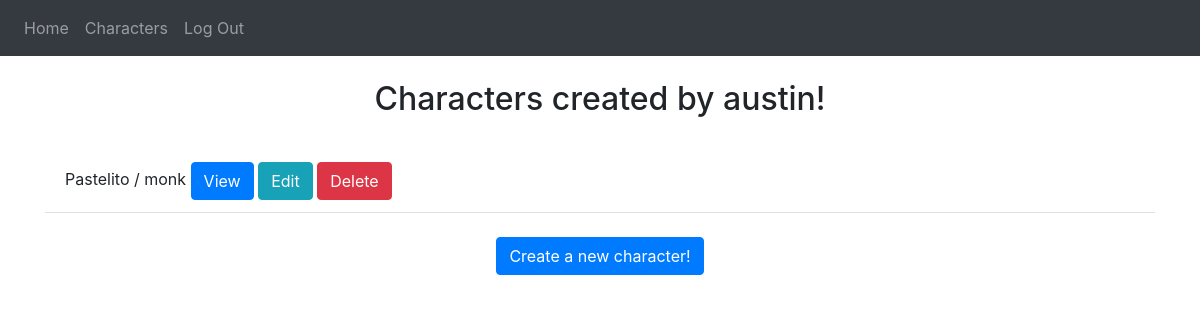
The app's page /characters/ (signed in) with its own data.
### website/models.py (models this page shows)
class User(db.Model, UserMixin):
    id = db.Column(db.Integer, primary_key=True)
    username = db.Column(db.String(50), unique=True)
    email = db.Column(db.String(150), unique=True)
    password = db.Column(db.String(40))
    characters = db.relationship('DndChar')

class DndChar(db.Model):
    id = db.Column(db.Integer, primary_key=True)
    name = db.Column(db.String(50), unique=True)
    charClass = db.Column(db.String(50))
    race = db.Column(db.String(50))
    allingment = db.Column(db.String(50))
    exp = db.Column(db.Integer)
    fuerza = db.Column(db.Integer)
    destreza = db.Column(db.Integer)
    constitucion = db.Column(db.Integer)
    inteligencia = db.Column(db.Integer)
    sabiduria = db.Column(db.Integer)
    carisma = db.Column(db.Integer)
    user_id = db.Column(db.Integer, db.ForeignKey('user.id'))

### website/characters.py (the view)
@characters.route('/')
@login_required
def char_page():
    return render_template("characters.html", user=current_user)

### website/__init__.py (called while the page is built)
def create_app():
    app = Flask(__name__)
    app.config['SECRET_KEY'] = 'ASDQWEZXCASDQWEASDZXC'
    app.config['SQLALCHEMY_DATABASE_URI'] = f'sqlite:///{DB_NAME}'
    db.init_app(app)
    from .views import views
    from .auth import auth
    from .characters import characters
    app.register_blueprint(views, url_prefix='/')
    app.register_blueprint(auth, url_prefix='/')
    app.register_blueprint(characters, url_prefix='/characters')
    from .models import User, DndChar
    with app.app_context():
        db.create_all()
    login_manager = LoginManager()
    login_manager.login_view = 'auth.login'
    login_manager.init_app(app)
    @login_manager.user_loader
    def load_user(id):
        return User.query.get(int(id))
    return app

### website/templates/characters.html (shortened to what this page needs)
{% extends "base.html" %}
{% block content %}
<h2 class="text-center p-4">Characters created by {{user.username}}!</h2>
<ul class="list-group list-group-flush" id="characters">
    {% for char in user.characters %}
        <li class="list-group-item">{{ char.name }} / {{ char.charClass }}
            <a href="{{ url_for('characters.char_view', char_id=char.id) }}" type="submit" class="btn btn-primary">View</a>
            <a href="{{ url_for('characters.char_update', char_id=char.id) }}" type="submit" class="btn btn-info">Edit</a>
            <a href="{{ url_for('characters.char_delete', char_id=char.id) }}" class="btn btn-danger">Delete</a>
        </li>
    {% endfor %}
</ul>
<div class="text-center p-4">
    <a class="btn btn-primary" href="/characters/create" role="button">Create a new character!</a>
</div>
{% endblock %}

### records on screen
User: username "austin"
DndChar: name "Pastelito", charClass "monk"
